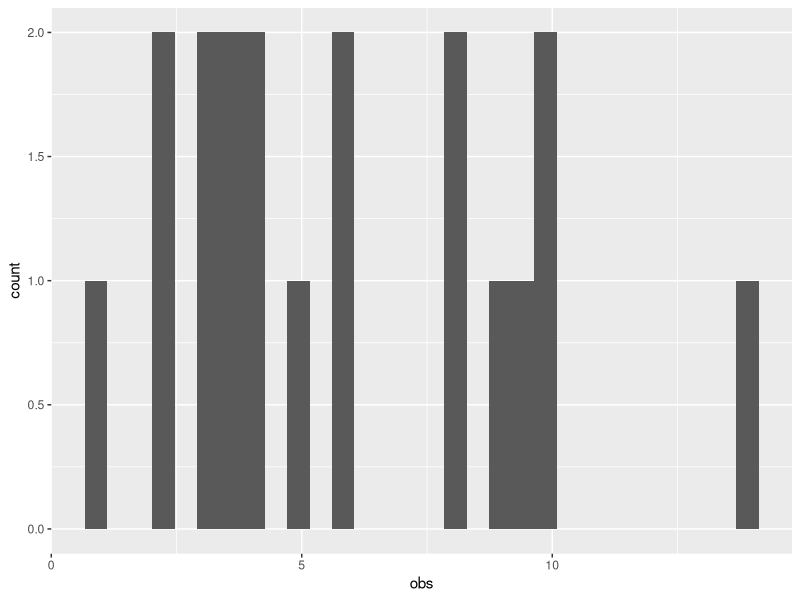
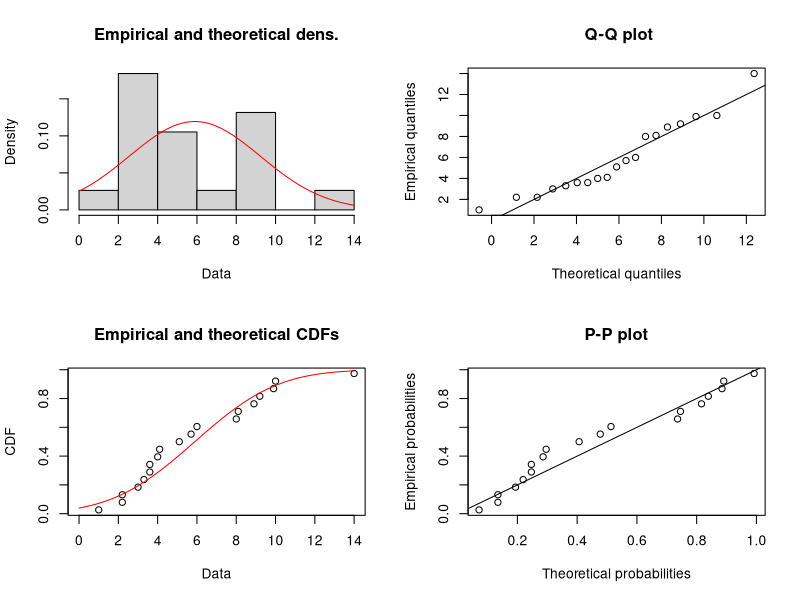
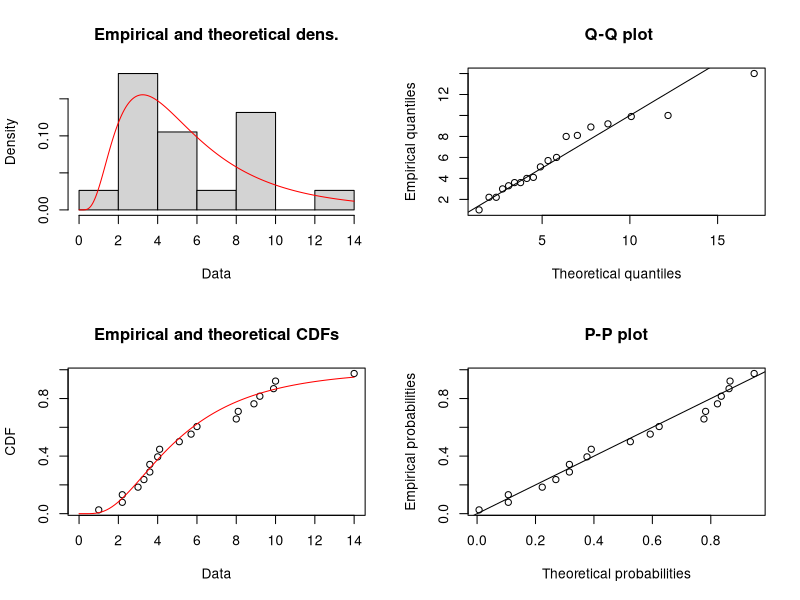
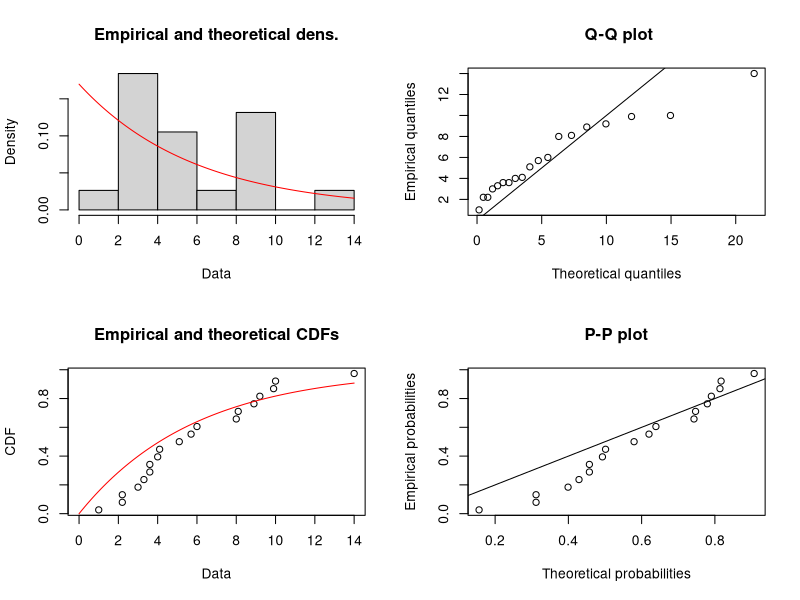
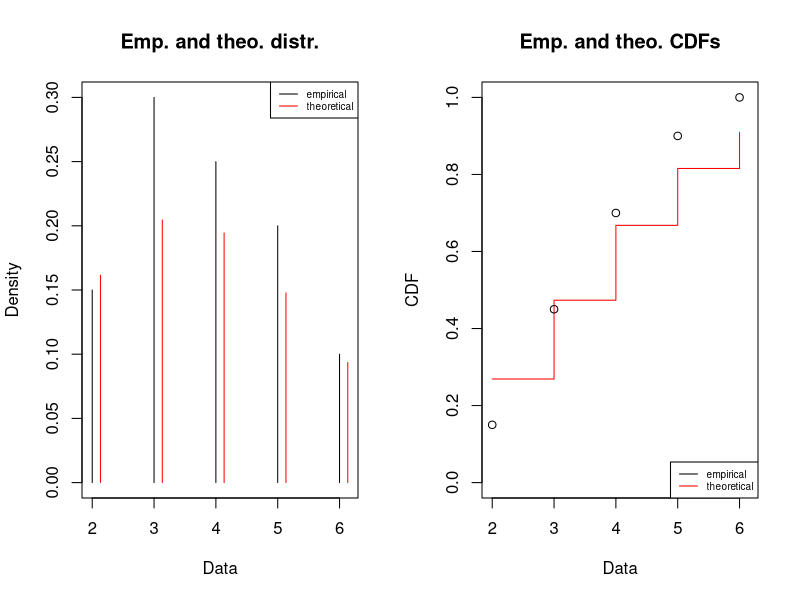
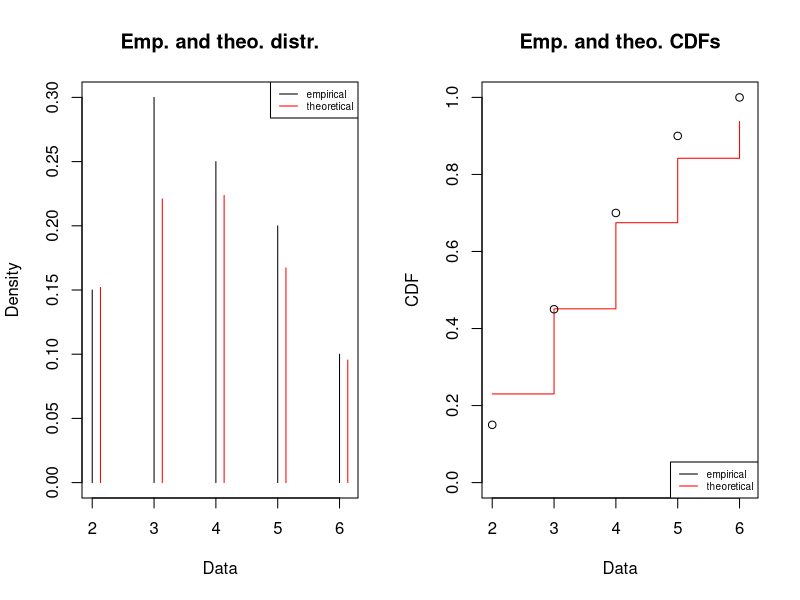
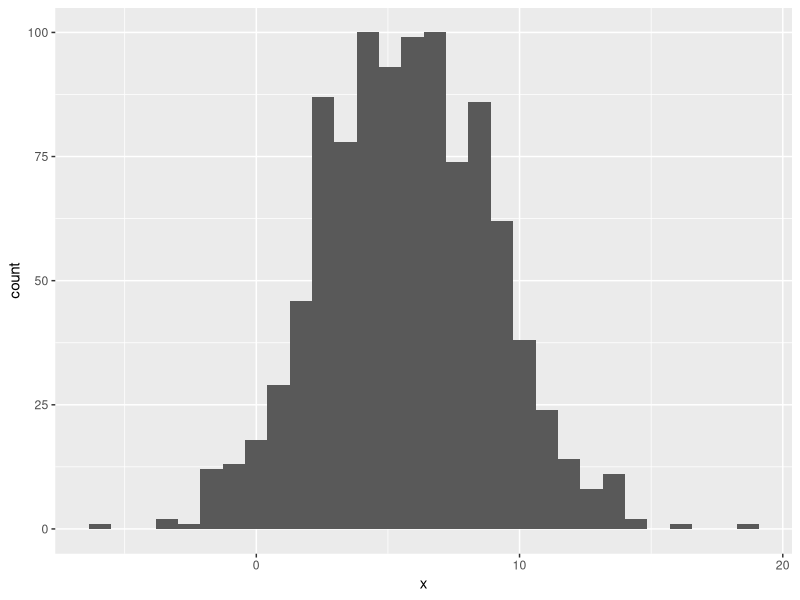
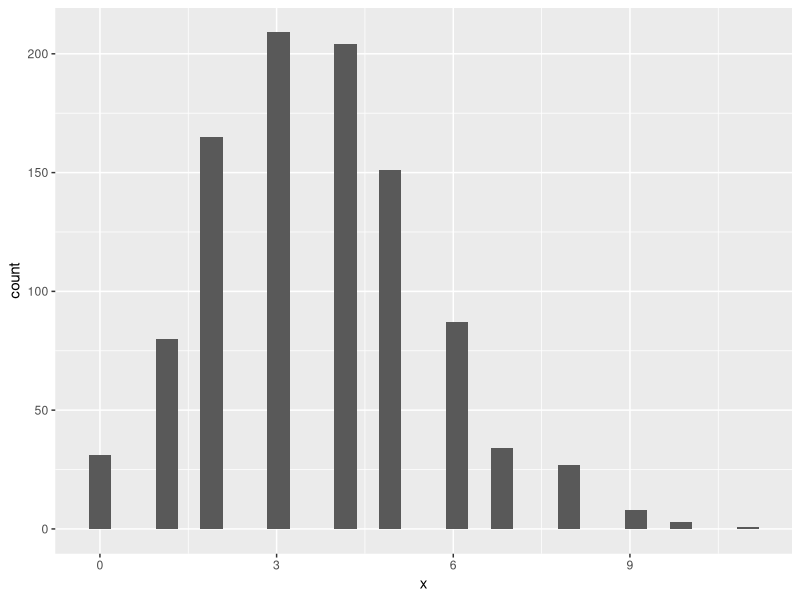

Source code (R) for these figures, in order:
## ---- chunk 1
library(readxl)
df = read_excel(path="../files/ex7_yournames.xlsx",sheet="data")
df
## ---- chunk 2
library(dplyr)
library(ggplot2)

ggplot(df,aes(x=obs))+
  geom_histogram()
## ---- chunk 3
#install.packages("fitdistrplus")
## ---- chunk 4
#| message: false

library(fitdistrplus)
## ---- chunk 5
fitnorm = fitdist(df$obs, distr = "norm")
fitlnorm = fitdist(df$obs, distr = "lnorm")
fitexp = fitdist(df$obs, distr = "exp")
## ---- chunk 6
plot(fitnorm)
plot(fitlnorm)
plot(fitexp)
## ---- chunk 7
fitnorm$aic
fitlnorm$aic
fitexp$aic
## ---- chunk 8
#| warning: false 

obsd = rbinom(20,16,0.2)

fitpois = fitdist(obsd, distr = "pois", discrete=TRUE)

fitbinom = fitdist(obsd, distr = "binom", discrete=TRUE, start= list(size = 16, prob = mean(obsd)/16), method = "qme", probs = c(0.25,0.75))


## ---- chunk 9
plot(fitpois)
plot(fitbinom)
## ---- chunk 10
fitpois$aic
fitbinom$aic
## ---- chunk 11
#| warning: false
#| message: false

data.frame(x=rnorm(10^3,fitnorm$estimate["mean"],fitnorm$estimate["sd"])) %>%
  ggplot(aes(x=x)) +
  geom_histogram()
## ---- chunk 12
#| warning: false
#| message: false

data.frame(x=rpois(10^3,fitpois$estimate)) %>%
  ggplot(aes(x=x)) +
  geom_histogram()
## ---- chunk 13
